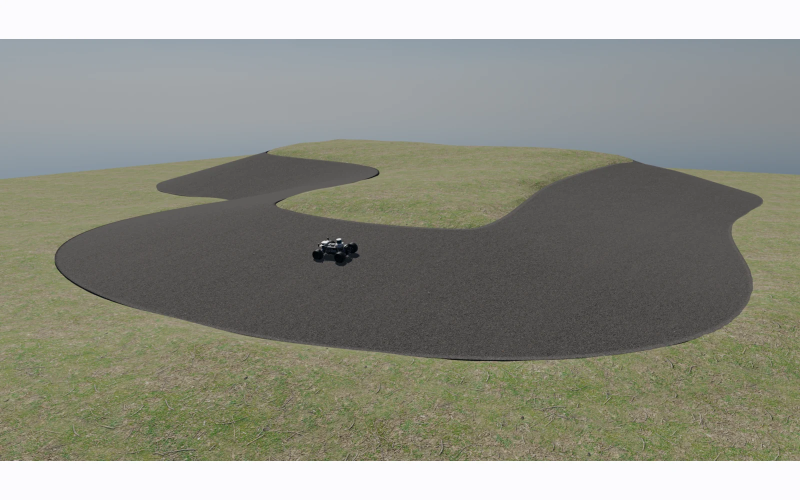
#> input picture media/research/research-amine-2026-nonplanar-fig-1600.webp, 1600 x 1000 px (shown at 1/2 size)
$ python -i paper_thumbs.py   (imports and definitions only)
#> lines starting #> are read from the running program, lines starting #| are printed output that depends on the picture; after the words box and inside, x2 and y2 are one past the last pixel; in counts of white or black regions, pixels touching at a corner belong together
#> further down, picture is the input picture: PIL image 1600x1000 RGB; mean R, G, B 142.4, 143.4, 132.8
#!/usr/bin/env python3
"""Thumbnails and figures for the papers in public/data/publications.json.

Two outputs, both WebP under public/media/research/, both logged in docs/media/THUMBS.md
(one row per file; the review column is written by hand and survives re-runs).

1. Thumbnail (default mode): 1200x750 under 120 KB for every featured paper, the
   `thumbnail` field (the /research grid). Strategy per paper (first that works):
     a. arXiv HTML rendering (https://arxiv.org/html/<id>): the first raster <img> inside a
        <figure> (class ltx_figure / ltx_graphics), at least 500x300 px. Recorded as
        "arXiv HTML figure 1". Skipped with --page.
     b. PDF page 1 (the paper's `pdf` field, or https://arxiv.org/pdf/<id>): rasterized with
        pdftoppm at 150 dpi, top 60% kept (title, authors, usually the teaser figure), then
        fitted to 1200x750 biased towards the top. Recorded as "PDF page 1, top 60%".

2. Figure (--size, landing v5): one main figure of the paper at 1600x1000 (16:10, the same
   ratio as the thumbnails) under 200 KB, the `figure` field (the landing research
   carousel shows it next to the abstract). The figure is chosen by hand:
     --figure n      the figure the paper itself numbers n in its arXiv HTML (the caption
                     tag "Figure n:" or "Fig. n:"); --panel k takes the kth graphic inside it
                     (default 1), --panel 2,3 montages panels side by side. SVG graphics
                     (<object> files or inline TikZ/pgfplots) are rasterized with ImageMagick
     --pdf-page p    render page p of the PDF (--dpi, default 300) instead, for papers
                     without arXiv HTML; --pdf-image k takes the page's kth embedded raster
                     at native resolution instead of rendering (pdfimages -list shows them)
     --crop l,t,r,b  keep this box of the source image, fractions 0..1 (cuts captions, side
                     panels, page margins); recorded in the log so the cut is reproducible
     --cover         fill the 16:10 canvas and crop the overflow instead of letterboxing on
                     paper-50
     --no-trim       keep uniform-colour margins (trimmed by default)
   Page-1 crops are thumbnails, never figures: --page is refused together with --size.
   --list prints the figures the arXiv HTML has (number, id, rasters, caption) to pick from.

Usage:
  python3 scripts/paper_thumbs.py [--only id1,id2] [--force] [--page]
  python3 scripts/paper_thumbs.py --list --only id
  python3 scripts/paper_thumbs.py --size 1600 --figure 3 [--panel 1] [--crop l,t,r,b] [--cover] --only id
  python3 scripts/paper_thumbs.py --size 1600 --pdf-page 4 --crop l,t,r,b --only id
  python3 scripts/paper_thumbs.py --size 1600 --pdf-page 5 --pdf-image 1 --only id
  python3 scripts/paper_thumbs.py --size 1600            # figure 1 for every paper with featured_order
Needs: pdftoppm and pdfimages (poppler-utils), Pillow with WebP support, network access;
SVG figures need Playwright's Chromium (pip install playwright; playwright install chromium)
or ImageMagick as a weaker fallback.
"""
from __future__ import annotations

import argparse
import html
import io
import json
import re
import subprocess
import sys
import tempfile
import urllib.parse
import urllib.request
from html.parser import HTMLParser
from pathlib import Path

from PIL import Image, ImageChops, ImageOps

PUBS = Path("public/data/publications.json")
OUT_DIR = Path("public/media/research")
LOG = Path("docs/media/THUMBS.md")
UA = "roboracer-site-thumbs/1.0 (mailto:contact@roboracer.ai)"
MAX_BYTES = 120 * 1024
FIG_MAX_BYTES = 200 * 1024
W, H = 1200, 750
MIN_FIG = (500, 300)
FIG_MIN_WIDTH = 800  # a figure narrower than this is upscaled past 2x at 1600 and goes soft
PAPER = (251, 251, 253)  # --color-paper-50
LICENSE_RE = re.compile(
    r"https?://(?:arxiv\.org/licenses|creativecommons\.org/(?:licenses|publicdomain))/[^\"'\s<>]+"
)
LOG_HEADER = [
    "# Research thumbnails and figures",
    "",
    "Generated by `scripts/paper_thumbs.py`, all under `public/media/research/`, every file",
    "checked by eye after generation (the review column records what was done by hand and",
    "survives re-runs). Credit line on the site: \"Figure: <first author> et al.\"",
    "(PublicationCard).",
    "",
    "- `research-<id>-1200.webp`: 1200x750 WebP under 120 KB, one per featured paper, the",
    "  `thumbnail` field (the /research grid).",
    "- `research-<id>-fig-1600.webp`: 1600x1000 WebP under 200 KB of one main figure of the",
    "  paper, chosen by hand (`--size 1600 --figure n`, or `--pdf-page p --crop l,t,r,b` for",
    "  papers without arXiv HTML), the `figure` field (the landing research carousel).",
    "  Letterboxed on paper-50 unless the source says cover. Never a page-1 crop.",
    "",
    "| id | file | source | license | bytes | review |",
    "|---|---|---|---|---|---|",
]


# [46 lines left out: functions fetch, arxiv_id, arxiv_license, first_figure_url, not called in this run]


class _Figures(HTMLParser):
    """Every <figure> of an arXiv HTML page in document order: id, classes, the graphics inside
    it (nested panels included) and the text of its own <figcaption>. Graphics are ltx_graphics
    rasters, <object type="image/svg+xml"> files, or inline <svg> (TikZ/pgfplots); the last two
    carry svg=True and are rasterized with ImageMagick when picked."""

    # [10 lines left out: function __init__, not called in this run]

    def _offset(self) -> int:
        line, col = self.getpos()
        return self._line_starts[line - 1] + col

    def _add_graphic(self, img: dict) -> None:
        for i in self._open:
            self.figures[i]["imgs"].append(img)

    # [32 lines left out: functions handle_starttag, handle_endtag, not called in this run]

    def handle_data(self, data: str) -> None:
        if self._caption_of is not None:
            self.figures[self._caption_of]["caption"] += data


# [190 lines left out: functions arxiv_figures, print_figures, rasterize_svg, graphic_image, montage, figure_image and 6 more, not called in this run]


def crop_box(img: Image.Image, box: tuple[float, float, float, float]) -> Image.Image:
    l, t, r, b = box
    return img.crop((round(l * img.width), round(t * img.height), round(r * img.width), round(b * img.height)))


def trim(img: Image.Image, tol: int = 16, pad: float = 0.015) -> Image.Image:
    """Cut uniform margins (the colour of the top-left pixel: white or paper for nearly every
    figure), keeping a 1.5% breathing margin. JPEG noise is below the tolerance."""
#> called with tol = 16, pad = 0.015
    bg = Image.new("RGB", img.size, img.getpixel((0, 0)))
    mask = ImageChops.difference(img, bg).convert("L").point(lambda v: 255 if v > tol else 0)
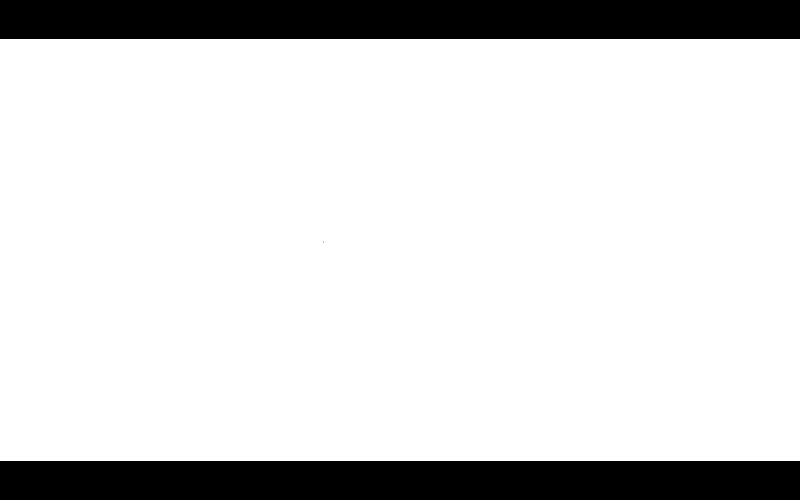
#> mask: PIL image 1600x1000 L (shown at 1/2 size); 84.4% white; 4 black regions (2 under 20 px), largest, box (x1, y1, x2, y2) and area: (0, 0, 1600, 78) 124800, (0, 922, 1600, 1000) 124800
    bbox = mask.getbbox()
#> bbox = (0, 78, 1600, 922)
    if not bbox:
        return img
    px, py = round(img.width * pad), round(img.height * pad)
#> px = 24; py = 15
    return img.crop((max(0, bbox[0] - px), max(0, bbox[1] - py), min(img.width, bbox[2] + px), min(img.height, bbox[3] + py)))
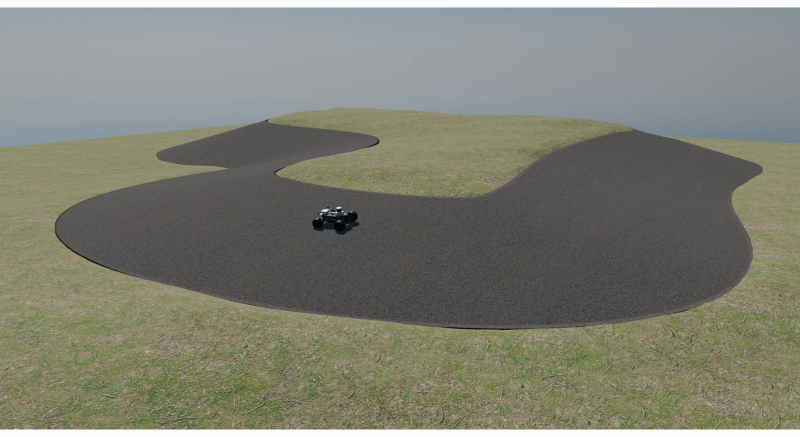
#> returned value: PIL image 1600x874 RGB (shown at 1/2 size); mean R, G, B 126.6, 127.9, 115.4


# [253 lines left out: functions compose_figure, download_pdf, pdf_embedded_image, render_pdf, pdf_page1, upsert_log and 3 more, not called in this run]


# [2 lines not run here, left out]

>>> from PIL import Image
>>> picture = Image.open('../media/research/research-amine-2026-nonplanar-fig-1600.webp')
>>> result = trim(picture)

$ run again, on media/research/research-betz-2022-autonomous-row-320.webp
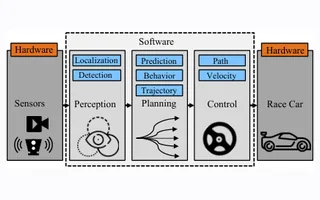
#> input picture media/research/research-betz-2022-autonomous-row-320.webp, 320 x 200 px
#> picture is the input picture: PIL image 320x200 RGB; mean R, G, B 201.2, 202.2, 204.4
#> in trim, `mask = ImageChops.difference(img, bg).convert("L").point(lambda v: 255..`:
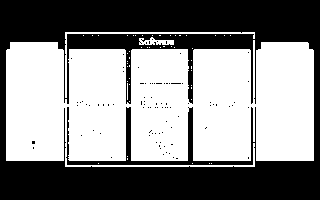
#> mask: PIL image 320x200 L; 53.7% white; 89 black regions (88 under 20 px), largest, box (x1, y1, x2, y2) and area: (0, 0, 320, 200) 29472
#> bbox = (6, 32, 314, 167)
#> in trim, `return img.crop((max(0, bbox[0] - px), max(0, bbox[1] - py), min(img.w..`:
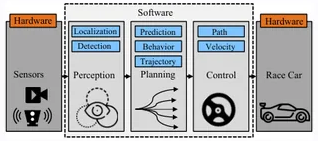
#> returned value: PIL image 318x141 RGB; mean R, G, B 179.5, 181.3, 183.3

$ run again, on media/research/research-brunner-2025-rcarla-1200.webp
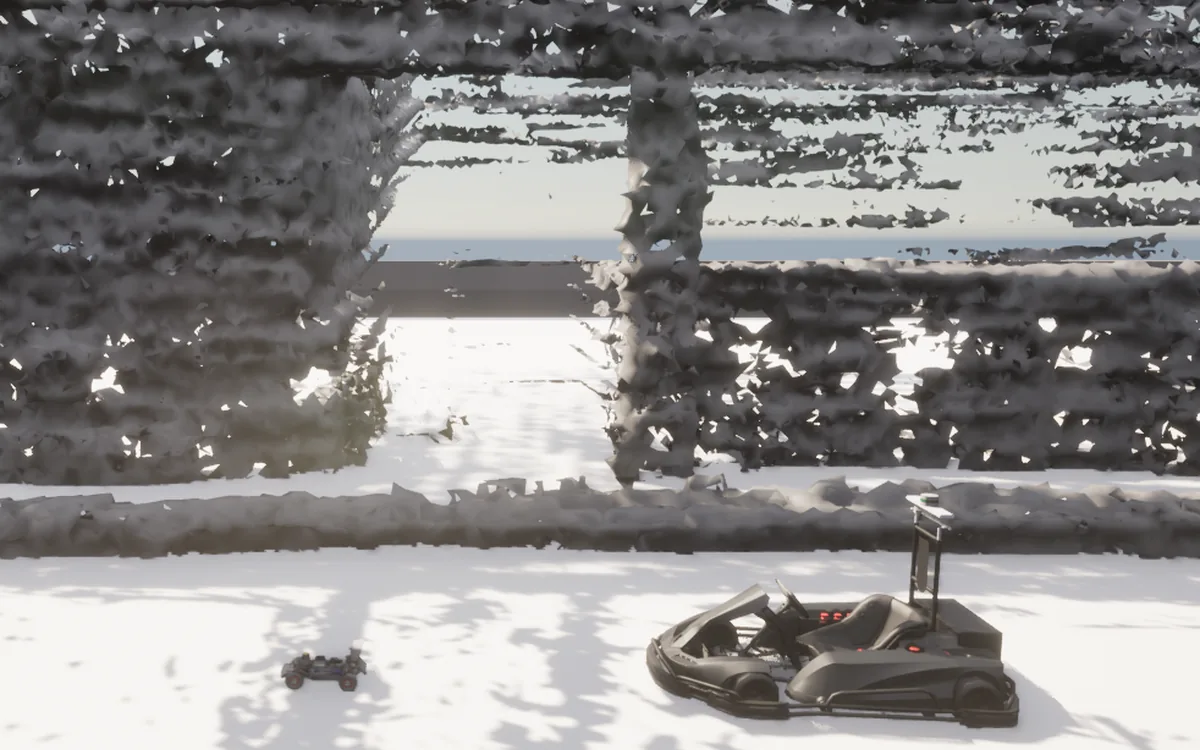
#> input picture media/research/research-brunner-2025-rcarla-1200.webp, 1200 x 750 px
#> picture is the input picture: PIL image 1200x750 RGB; mean R, G, B 138.4, 136.6, 135.7
#> in trim, `mask = ImageChops.difference(img, bg).convert("L").point(lambda v: 255..`:
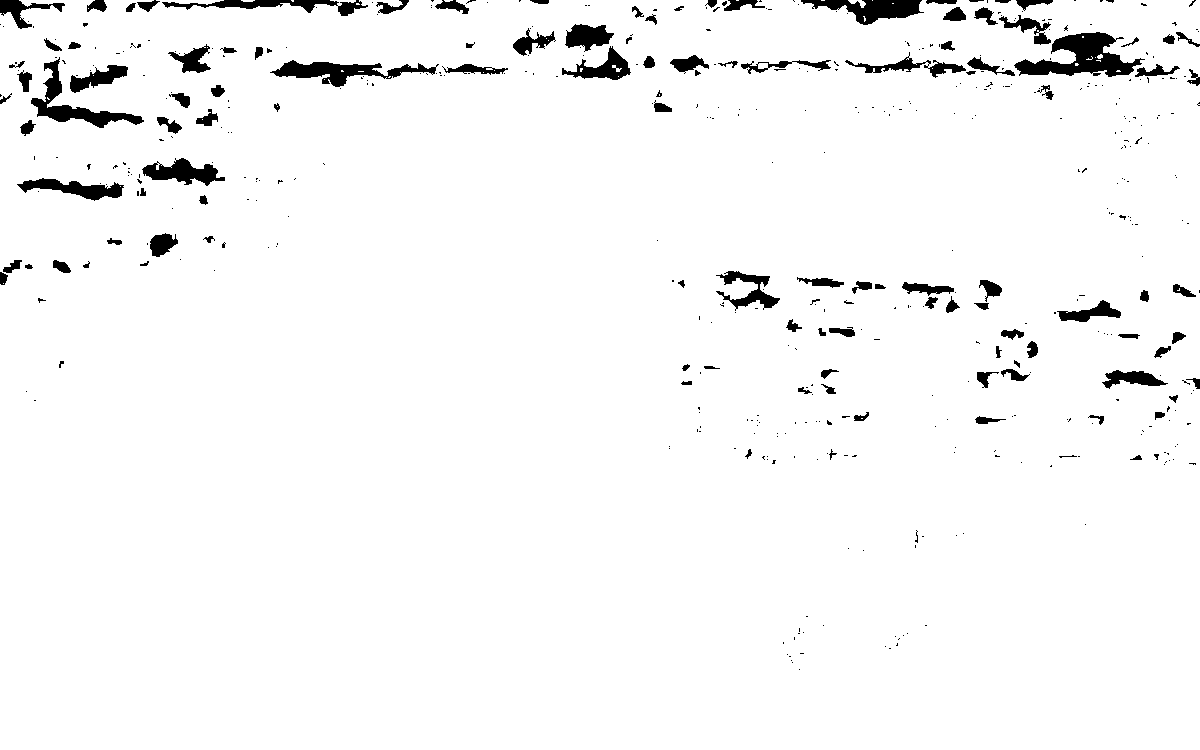
#> mask: PIL image 1200x750 L; 96.6% white; 503 black regions (384 under 20 px), largest, box (x1, y1, x2, y2) and area: (1014, 32, 1145, 77) 2765, (270, 60, 439, 87) 1786, (31, 57, 144, 128) 1741
#> bbox = (0, 0, 1200, 750)
